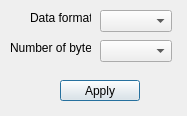
<?xml version="1.0" encoding="UTF-8"?>
<ui version="4.0">
 <class>parsingSettingsDialog</class>
 <widget class="QDialog" name="parsingSettingsDialog">
  <property name="geometry">
   <rect>
    <x>0</x>
    <y>0</y>
    <width>187</width>
    <height>116</height>
   </rect>
  </property>
  <property name="windowTitle">
   <string>Dialog</string>
  </property>
  <widget class="QComboBox" name="dataFormatComboBox">
   <property name="geometry">
    <rect>
     <x>100</x>
     <y>10</y>
     <width>72</width>
     <height>22</height>
    </rect>
   </property>
  </widget>
  <widget class="QComboBox" name="nbrBytesComboBox">
   <property name="geometry">
    <rect>
     <x>100</x>
     <y>40</y>
     <width>72</width>
     <height>22</height>
    </rect>
   </property>
  </widget>
  <widget class="QLabel" name="dataFormatLabel">
   <property name="geometry">
    <rect>
     <x>30</x>
     <y>10</y>
     <width>61</width>
     <height>16</height>
    </rect>
   </property>
   <property name="text">
    <string>Data format</string>
   </property>
  </widget>
  <widget class="QLabel" name="nbrBytesLabel">
   <property name="geometry">
    <rect>
     <x>10</x>
     <y>40</y>
     <width>81</width>
     <height>16</height>
    </rect>
   </property>
   <property name="text">
    <string>Number of bytes</string>
   </property>
  </widget>
  <widget class="QPushButton" name="parsingSettingsApplyButton">
   <property name="geometry">
    <rect>
     <x>60</x>
     <y>80</y>
     <width>80</width>
     <height>21</height>
    </rect>
   </property>
   <property name="text">
    <string>Apply</string>
   </property>
  </widget>
 </widget>
 <resources/>
 <connections/>
</ui>
